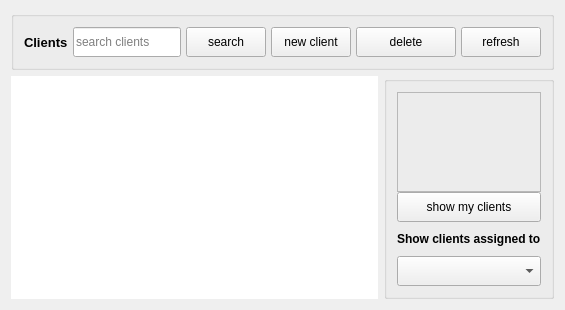
          <widget class="QWidget" name="clients">
           <layout class="QVBoxLayout" name="verticalLayout_5">
            <item>
             <widget class="QGroupBox" name="groupBox_3">
              <layout class="QHBoxLayout" name="horizontalLayout_14">
               <property name="spacing">
                <number>5</number>
               </property>
               <property name="leftMargin">
                <number>10</number>
               </property>
               <property name="topMargin">
                <number>10</number>
               </property>
               <property name="rightMargin">
                <number>10</number>
               </property>
               <property name="bottomMargin">
                <number>10</number>
               </property>
               <item alignment="Qt::AlignLeft">
                <widget class="QLabel" name="label_clients">
                 <property name="font">
                  <font>
                   <pointsize>10</pointsize>
                   <weight>75</weight>
                   <bold>true</bold>
                  </font>
                 </property>
                 <property name="text">
                  <string>Clients</string>
                 </property>
                </widget>
               </item>
               <item alignment="Qt::AlignRight">
                <widget class="QLineEdit" name="lineEdit_searchClients">
                 <property name="minimumSize">
                  <size>
                   <width>0</width>
                   <height>30</height>
                  </size>
                 </property>
                 <property name="maximumSize">
                  <size>
                   <width>200</width>
                   <height>16777215</height>
                  </size>
                 </property>
                 <property name="placeholderText">
                  <string>search clients</string>
                 </property>
                </widget>
               </item>
               <item>
                <widget class="QPushButton" name="pushButton_searchClients">
                 <property name="minimumSize">
                  <size>
                   <width>0</width>
                   <height>30</height>
                  </size>
                 </property>
                 <property name="maximumSize">
                  <size>
                   <width>100</width>
                   <height>16777215</height>
                  </size>
                 </property>
                 <property name="text">
                  <string>search</string>
                 </property>
                 <property name="icon">
                  <iconset resource="images/icons/icons.qrc">
                   <normaloff>:/new/general/gnome-searchtool.png</normaloff>:/new/general/gnome-searchtool.png</iconset>
                 </property>
                </widget>
               </item>
               <item>
                <widget class="QPushButton" name="pushButton_newClient">
                 <property name="minimumSize">
                  <size>
                   <width>0</width>
                   <height>30</height>
                  </size>
                 </property>
                 <property name="maximumSize">
                  <size>
                   <width>100</width>
                   <height>16777215</height>
                  </size>
                 </property>
                 <property name="text">
                  <string>new client</string>
                 </property>
                 <property name="icon">
                  <iconset resource="images/icons/icons.qrc">
                   <normaloff>:/new/general/plus_96px.png</normaloff>:/new/general/plus_96px.png</iconset>
                 </property>
                </widget>
               </item>
               <item>
                <widget class="QPushButton" name="pushButton_delClient">
                 <property name="minimumSize">
                  <size>
                   <width>100</width>
                   <height>30</height>
                  </size>
                 </property>
                 <property name="maximumSize">
                  <size>
                   <width>100</width>
                   <height>30</height>
                  </size>
                 </property>
                 <property name="text">
                  <string>delete</string>
                 </property>
                 <property name="icon">
                  <iconset resource="images/icons/icons.qrc">
                   <normaloff>:/new/general/Gnome-Edit-Delete-64.png</normaloff>:/new/general/Gnome-Edit-Delete-64.png</iconset>
                 </property>
                </widget>
               </item>
               <item>
                <widget class="QPushButton" name="pushButton_refreshClients">
                 <property name="minimumSize">
                  <size>
                   <width>0</width>
                   <height>30</height>
                  </size>
                 </property>
                 <property name="maximumSize">
                  <size>
                   <width>100</width>
                   <height>16777215</height>
                  </size>
                 </property>
                 <property name="text">
                  <string>refresh</string>
                 </property>
                 <property name="icon">
                  <iconset resource="images/icons/icons.qrc">
                   <normaloff>:/new/general/Gnome-View-Refresh-64.png</normaloff>:/new/general/Gnome-View-Refresh-64.png</iconset>
                 </property>
                </widget>
               </item>
              </layout>
             </widget>
            </item>
            <item>
             <layout class="QHBoxLayout" name="horizontalLayout_13" stretch="9,0">
              <item>
               <widget class="QTableView" name="tableView_clients">
                <property name="toolTip">
                 <string>&lt;html&gt;&lt;head/&gt;&lt;body&gt;&lt;p&gt;Type or double click to edit&lt;/p&gt;&lt;/body&gt;&lt;/html&gt;</string>
                </property>
                <property name="frameShape">
                 <enum>QFrame::NoFrame</enum>
                </property>
                <property name="frameShadow">
                 <enum>QFrame::Plain</enum>
                </property>
                <property name="alternatingRowColors">
                 <bool>true</bool>
                </property>
                <property name="selectionBehavior">
                 <enum>QAbstractItemView::SelectRows</enum>
                </property>
                <property name="showGrid">
                 <bool>false</bool>
                </property>
                <property name="sortingEnabled">
                 <bool>true</bool>
                </property>
                <property name="wordWrap">
                 <bool>false</bool>
                </property>
               </widget>
              </item>
              <item>
               <widget class="QGroupBox" name="groupBox">
                <layout class="QFormLayout" name="formLayout_2">
                 <property name="verticalSpacing">
                  <number>10</number>
                 </property>
                 <property name="leftMargin">
                  <number>10</number>
                 </property>
                 <property name="topMargin">
                  <number>10</number>
                 </property>
                 <property name="rightMargin">
                  <number>10</number>
                 </property>
                 <property name="bottomMargin">
                  <number>10</number>
                 </property>
                 <item row="1" column="0">
                  <widget class="QLabel" name="label_15">
                   <property name="font">
                    <font>
                     <weight>75</weight>
                     <bold>true</bold>
                    </font>
                   </property>
                   <property name="text">
                    <string>Show clients assigned to</string>
                   </property>
                  </widget>
                 </item>
                 <item row="0" column="0" colspan="2">
                  <layout class="QVBoxLayout" name="verticalLayout_2">
                   <item>
                    <widget class="QFrame" name="frame_clientID">
                     <property name="sizePolicy">
                      <sizepolicy hsizetype="Preferred" vsizetype="Preferred">
                       <horstretch>0</horstretch>
                       <verstretch>0</verstretch>
                      </sizepolicy>
                     </property>
                     <property name="minimumSize">
                      <size>
                       <width>0</width>
                       <height>100</height>
                      </size>
                     </property>
                     <property name="styleSheet">
                      <string notr="true">image: url(:/new/general/Gnome-Stock-Person-64.png);</string>
                     </property>
                     <property name="frameShape">
                      <enum>QFrame::StyledPanel</enum>
                     </property>
                     <property name="frameShadow">
                      <enum>QFrame::Raised</enum>
                     </property>
                    </widget>
                   </item>
                   <item>
                    <widget class="QPushButton" name="pushButton_myClients">
                     <property name="minimumSize">
                      <size>
                       <width>0</width>
                       <height>30</height>
                      </size>
                     </property>
                     <property name="maximumSize">
                      <size>
                       <width>16777215</width>
                       <height>30</height>
                      </size>
                     </property>
                     <property name="font">
                      <font>
                       <weight>50</weight>
                       <bold>false</bold>
                      </font>
                     </property>
                     <property name="text">
                      <string>show my clients</string>
                     </property>
                    </widget>
                   </item>
                  </layout>
                 </item>
                 <item row="2" column="0" colspan="2">
                  <widget class="QComboBox" name="comboBox_users">
                   <property name="minimumSize">
                    <size>
                     <width>0</width>
                     <height>30</height>
                    </size>
                   </property>
                   <property name="maximumSize">
                    <size>
                     <width>16777215</width>
                     <height>30</height>
                    </size>
                   </property>
                   <property name="currentIndex">
                    <number>-1</number>
                   </property>
                  </widget>
                 </item>
                </layout>
               </widget>
              </item>
             </layout>
            </item>
           </layout>
          </widget>
